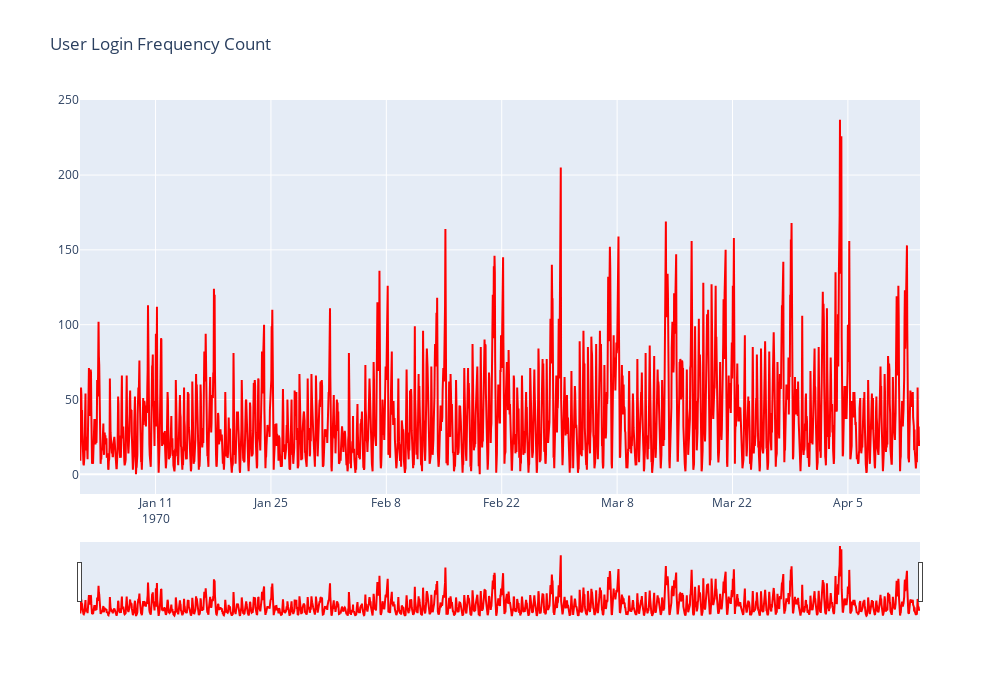

Notebook cell for this chart:
### Code cell
time_graph(agg_hour)

### Figure 1 — Plotly figure (JSON) as saved in the notebook; plotly's stock layout.template omitted (floating-point values rounded to 4 significant figures; data arrays with more than 128 entries replaced by an {"elided": "..."} marker saying what was removed)
{"data": [{"line": {"color": "red"}, "name": "User Login Frequency Count", "type": "scatter", "x": {"elided": "2447 str values"}, "y": {"elided": "2447 int values"}}], "layout": {"height": 700, "title": {"text": "User Login Frequency Count"}, "width": 1000, "xaxis": {"rangeslider": {"visible": true}}}}
